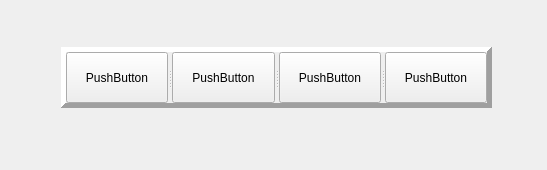
<?xml version="1.0" encoding="UTF-8"?>
<ui version="4.0">
 <class>MyWidget</class>
 <widget class="QWidget" name="MyWidget">
  <property name="geometry">
   <rect>
    <x>0</x>
    <y>0</y>
    <width>547</width>
    <height>170</height>
   </rect>
  </property>
  <property name="windowTitle">
   <string>MyWidget</string>
  </property>
  <widget class="QSplitter" name="splitter">
   <property name="geometry">
    <rect>
     <x>61</x>
     <y>47</y>
     <width>431</width>
     <height>61</height>
    </rect>
   </property>
   <property name="frameShape">
    <enum>QFrame::Panel</enum>
   </property>
   <property name="frameShadow">
    <enum>QFrame::Raised</enum>
   </property>
   <property name="lineWidth">
    <number>5</number>
   </property>
   <property name="orientation">
    <enum>Qt::Horizontal</enum>
   </property>
   <widget class="QPushButton" name="pushButton">
    <property name="text">
     <string>PushButton</string>
    </property>
   </widget>
   <widget class="QPushButton" name="pushButton_2">
    <property name="text">
     <string>PushButton</string>
    </property>
   </widget>
   <widget class="QPushButton" name="pushButton_3">
    <property name="text">
     <string>PushButton</string>
    </property>
   </widget>
   <widget class="QPushButton" name="pushButton_4">
    <property name="text">
     <string>PushButton</string>
    </property>
   </widget>
  </widget>
 </widget>
 <layoutdefault spacing="6" margin="11"/>
 <resources/>
 <connections/>
</ui>
